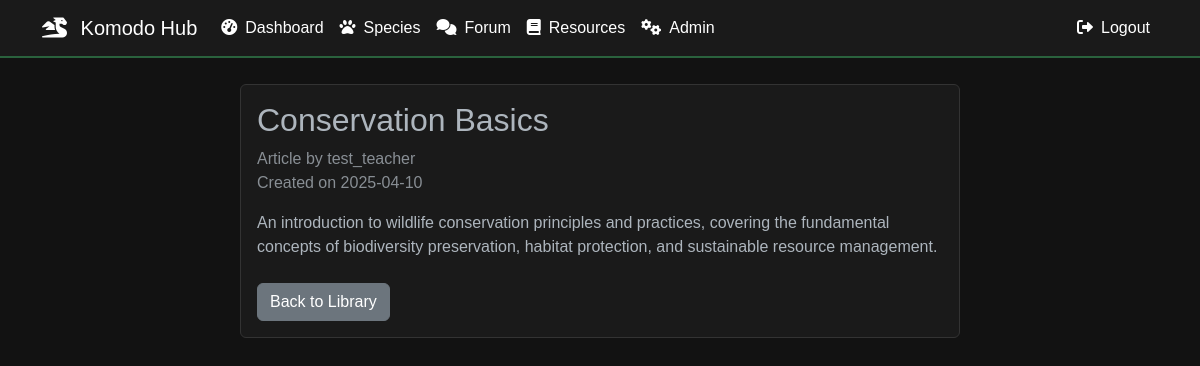
Screenshot of /library/library/1 (signed in) with the database file from the repository.
### models.py (models this page shows, shortened)
class LibraryResource(db.Model):
    id = db.Column(db.Integer, primary_key=True)
    title = db.Column(db.String(200), nullable=False)
    content = db.Column(db.Text, nullable=False)
    resource_type = db.Column(db.String(50), nullable=False)
    author_id = db.Column(db.Integer, db.ForeignKey('user.id'), nullable=False)
    created_at = db.Column(db.DateTime, default=datetime.utcnow)
    is_public = db.Column(db.Boolean, default=True)
    author = db.relationship('User', foreign_keys=[author_id], backref=db.backref('authored_resources', lazy=True))

class User(UserMixin, db.Model):
    id = db.Column(db.Integer, primary_key=True)
    username = db.Column(db.String(64), unique=True, nullable=False)
    email = db.Column(db.String(120), unique=True, nullable=False)
    password_hash = db.Column(db.String(256))
    role = db.Column(db.String(20), nullable=False)  # 'student', 'teacher', 'community', or 'admin'
    is_admin = db.Column(db.Boolean, default=False)  # Admin flag for additional permissions
    created_at = db.Column(db.DateTime, default=datetime.utcnow)
    avatar = db.Column(db.String(200), default='default.svg')
    theme_preference = db.Column(db.String(50), default='light')
    progress_records = db.relationship('UserProgress', back_populates='user', lazy=True)
    species_sightings = db.relationship('SpeciesSighting', backref='observer', lazy=True)
    species_created = db.relationship('Species', backref='created_by', lazy=True)
    forum_threads = db.relationship('ForumThread', backref='author', lazy=True)
    forum_posts = db.relationship('ForumPost', backref='author', lazy=True)
    notes_given = db.relationship('Note', foreign_keys='Note.teacher_id', back_populates='teacher', lazy=True)
    notes_received = db.relationship('Note', foreign_keys='Note.student_id', back_populates='student', lazy=True)
    sent_messages = db.relationship('Message', back_populates='sender', foreign_keys='Message.sender_id', lazy=True)
    received_messages = db.relationship('Message', back_populates='recipient', foreign_keys='Message.recipient_id', lazy=True)
    forum_upvotes = db.relationship('ForumUpvote', backref='user', lazy=True)
    coordinated_programs = db.relationship('ConservationProgram', backref='coordinator', lazy=True, foreign_keys='ConservationProgram.coordinator_id')
    programs_joined = db.relationship('ConservationProgram', secondary='user_programs', lazy=True,
                                    backref=db.backref('participants', lazy=True),
                                    primaryjoin="User.id==UserPrograms.user_id",
                                    secondaryjoin="UserPrograms.program_id==ConservationProgram.id")
    def is_administrator(self):
        return self.is_admin

### blueprints/library.py (the view)
@library.route('/library/<int:id>')
@login_required
def view_resource(id):
    resource = LibraryResource.query.get_or_404(id)
    if not resource.is_public and resource.author_id != current_user.id:
        flash('You do not have permission to view this resource', 'error')
        return redirect(url_for('library.resources'))
    return render_template('library/view.html', resource=resource)

### app.py (called while the page is built)
@app.context_processor
def utility_processor():
    return {'now': datetime.now}

@login_manager.user_loader
def load_user(id):
    return User.query.get(int(id))

### templates/library/view.html (shortened to what this page needs)
{% extends "base.html" %}
{% block content %}
<div class="container">
    <div class="row justify-content-center">
        <div class="col-md-8">
            <div class="card">
                <div class="card-body">
                    <h2 class="card-title">{{ resource.title }}</h2>
                    <div class="text-muted mb-3">
                        {{ resource.resource_type.title() }} by {{ resource.author.username }}
                        <br>
                        Created on {{ resource.created_at.strftime('%Y-%m-%d') }}
                    </div>
                    <div class="content">
                        {{ resource.content | safe }}
                    </div>
                    <div class="mt-4">
                        <a href="{{ url_for('library.index') }}" class="btn btn-secondary">Back to Library</a>
                    </div>
                </div>
            </div>
        </div>
    </div>
</div>
{% endblock %}

### templates/base.html (style rules this page uses)
:root { --bg-dark: #1a1a1a; --bg-darker: #121212; --text-light: #ffffff; --text-muted: #888888; --accent-color: #2a623d; --accent-hover: #1a472a; --border-color: #333333; }
body { background-color: var(--bg-darker); color: var(--text-light); font-family: 'Arial', sans-serif; padding-top: 60px; }
.card { background-color: var(--bg-dark); border: 1px solid var(--border-color); }

### rows the page displays
LibraryResource: title "Conservation Basics", resource_type "Article", created_at "2025-04-10", content "An introduction to wildlife conservation principles and practices, covering the fundamental concepts of biodiversity preservation, habitat protection, and sustainable resource management."
User: author.username "test_teacher"
